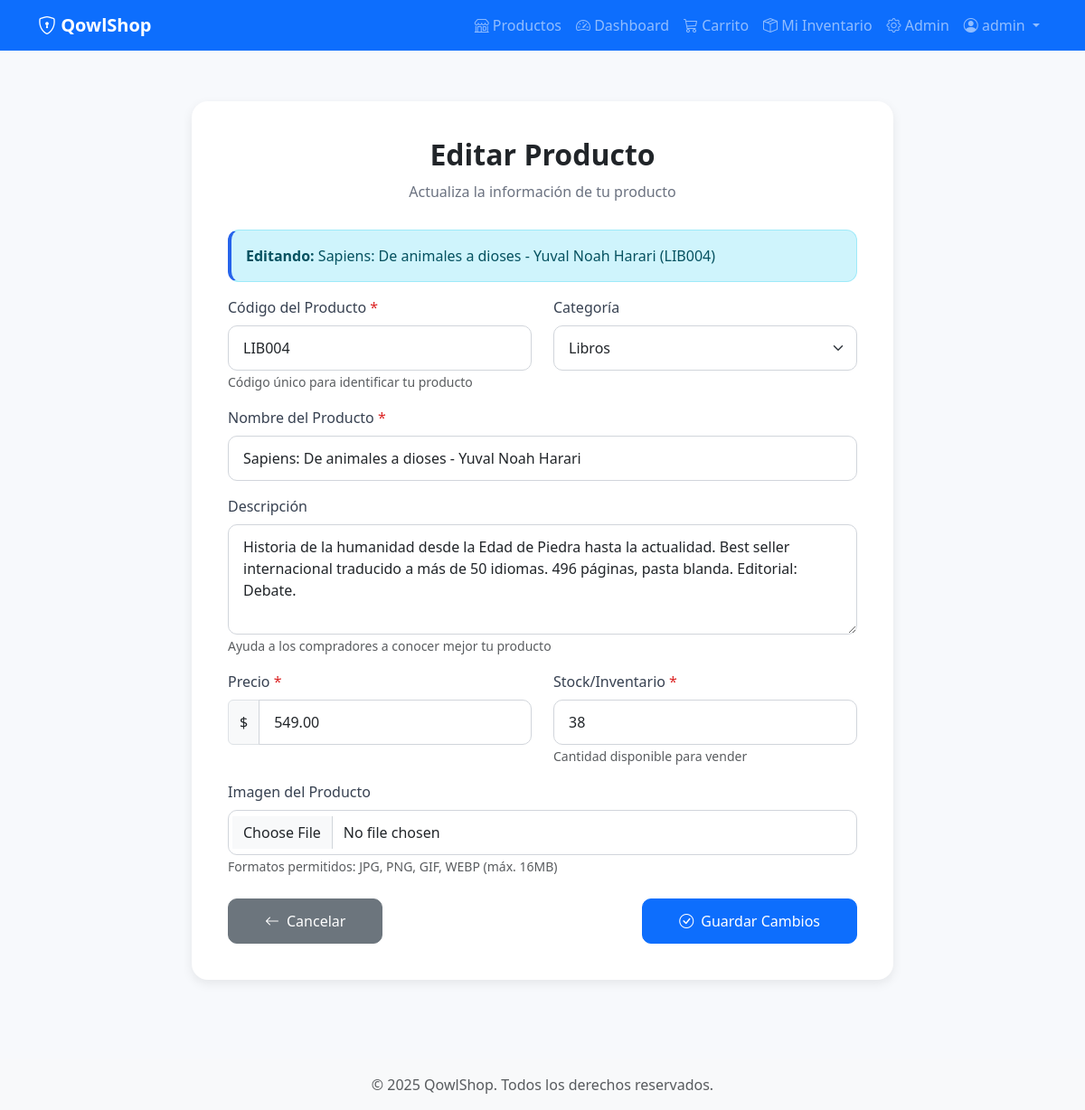
Page /products/20/edit (signed in) on the committed database.
### modules/auth/models.py (models this page shows, shortened)
class User(UserMixin, db.Model):
    __tablename__ = 'users'
    id = db.Column(db.Integer, primary_key=True)
    username = db.Column(db.String(80), unique=True, nullable=False, index=True)
    email = db.Column(db.String(120), unique=True, nullable=False, index=True)
    password_hash = db.Column(db.String(255), nullable=False)
    role = db.Column(db.String(20), nullable=False, default='user')  # user/admin
    is_seller = db.Column(db.Boolean, default=False, nullable=False)  # Puede vender productos
    is_active = db.Column(db.Boolean, default=True, nullable=False)
    created_at = db.Column(db.DateTime, default=datetime.utcnow, nullable=False)
    updated_at = db.Column(db.DateTime, default=datetime.utcnow, onupdate=datetime.utcnow)
    products = db.relationship('Product', back_populates='seller', lazy='dynamic',
                               foreign_keys='Product.seller_id')
    purchases = db.relationship('Order', back_populates='buyer', lazy='dynamic',
                               foreign_keys='Order.buyer_id')
    sales = db.relationship('OrderItem', back_populates='seller', lazy='dynamic',
                           foreign_keys='OrderItem.seller_id')
    cart = db.relationship('Cart', back_populates='user', uselist=False, cascade='all, delete-orphan')
    def is_admin(self):
        return self.role == 'admin'
    def can_sell(self):
        return self.is_seller or self.is_admin()

### modules/products/models.py (models this page shows, shortened)
class Product(db.Model):
    __tablename__ = 'products'
    id = db.Column(db.Integer, primary_key=True)
    code = db.Column(db.String(50), unique=True, nullable=False, index=True)
    name = db.Column(db.String(200), nullable=False, index=True)
    description = db.Column(db.Text)
    price = db.Column(db.Numeric(10, 2), nullable=False, index=True)
    stock = db.Column(db.Integer, nullable=False, default=0)
    image_url = db.Column(db.String(300))
    is_active = db.Column(db.Boolean, default=True, nullable=False)
    seller_id = db.Column(db.Integer, db.ForeignKey('users.id'), nullable=False, index=True)
    category_id = db.Column(db.Integer, db.ForeignKey('categories.id'), nullable=True)
    created_at = db.Column(db.DateTime, default=datetime.utcnow, nullable=False)
    updated_at = db.Column(db.DateTime, default=datetime.utcnow, onupdate=datetime.utcnow)
    __table_args__ = (
        CheckConstraint('price >= 0', name='check_price_positive'),
        CheckConstraint('stock >= 0', name='check_stock_non_negative'),
    )
    seller = db.relationship('User', back_populates='products', foreign_keys=[seller_id])
    category = db.relationship('Category', back_populates='products')
    order_items = db.relationship('OrderItem', back_populates='product', lazy='dynamic')
    cart_items = db.relationship('CartItem', back_populates='product', lazy='dynamic')

### modules/products/routes.py (the view, shortened to what this page needs)
@products_bp.route('/<int:id>/edit', methods=['GET', 'POST'])
@login_required
@seller_required
def edit(id):
    product = Product.query.get_or_404(id)
    if product.seller_id != current_user.id and not current_user.is_admin():
        abort(403)
    form = ProductForm(product=product, obj=product)
    return render_template('products/edit.html', form=form, product=product)

### modules/auth/models.py (called while the page is built)
@login_manager.user_loader
def load_user(user_id):
    return User.query.get(int(user_id))

### modules/products/templates/products/edit.html (shortened to what this page needs)
{% extends "base.html" %}
{% block content %}
<div class="container form-container">
    <div class="form-card">
        <div class="text-center mb-4">
            <h2>Editar Producto</h2>
            <p class="subtitle">Actualiza la información de tu producto</p>
        </div>
        <div class="alert alert-info">
            <strong>Editando:</strong> {{ product.name }} ({{ product.code }})
        </div>
        <form method="POST" enctype="multipart/form-data" novalidate>
            <div class="row">
                <div class="col-md-6 mb-3">
                    <label for="{{ form.code.id }}" class="form-label required-field">
                        {{ form.code.label.text }}
                    </label>
                    {{ form.code(class="form-control" + (" is-invalid" if form.code.errors else ""), placeholder="Ej: PROD001") }}
                    <small class="text-muted">Código único para identificar tu producto</small>
                </div>
                <div class="col-md-6 mb-3">
                    <label for="{{ form.category_id.id }}" class="form-label">
                        {{ form.category_id.label.text }}
                    </label>
                    {{ form.category_id(class="form-select" + (" is-invalid" if form.category_id.errors else "")) }}
                </div>
            </div>
            <div class="mb-3">
                <label for="{{ form.name.id }}" class="form-label required-field">
                    {{ form.name.label.text }}
                </label>
                {{ form.name(class="form-control" + (" is-invalid" if form.name.errors else ""), placeholder="Ej: Laptop HP 15.6 pulgadas") }}
            </div>
            <div class="mb-3">
                <label for="{{ form.description.id }}" class="form-label">
                    {{ form.description.label.text }}
                </label>
                {{ form.description(class="form-control" + (" is-invalid" if form.description.errors else ""), rows="4", placeholder="Describe las características principales de tu producto...") }}
                <small class="text-muted">Ayuda a los compradores a conocer mejor tu producto</small>
            </div>
            <div class="row">
                <div class="col-md-6 mb-3">
                    <label for="{{ form.price.id }}" class="form-label required-field">
                        {{ form.price.label.text }}
                    </label>
                    <div class="input-group">
                        <span class="input-group-text">$</span>
                        {{ form.price(class="form-control" + (" is-invalid" if form.price.errors else ""), placeholder="99.99") }}
                    </div>
                </div>
                <div class="col-md-6 mb-3">
                    <label for="{{ form.stock.id }}" class="form-label required-field">
                        {{ form.stock.label.text }}
                    </label>
                    {{ form.stock(class="form-control" + (" is-invalid" if form.stock.errors else ""), placeholder="10", min="0") }}
                    <small class="text-muted">Cantidad disponible para vender</small>
                </div>
            </div>
            <div class="mb-4">
                <label for="{{ form.image.id }}" class="form-label">
                    {{ form.image.label.text }}
                </label>
                {{ form.image(class="form-control" + (" is-invalid" if form.image.errors else ""), accept="image/*", onchange="previewImage(event)") }}
                <small class="text-muted">
                    {% if product.image_url %}
                        Sube una nueva imagen para reemplazar la actual.
                    {% else %}
                        Formatos permitidos: JPG, PNG, GIF, WEBP (máx. 16MB)
                    {% endif %}
                </small>
            </div>
            <div class="d-flex justify-content-between align-items-center">
                <a href="{{ url_for('products.my_inventory') }}" class="btn btn-secondary">
                    <i class="bi bi-arrow-left me-2"></i>Cancelar
                </a>
                <button type="submit" class="btn btn-primary">
                    <i class="bi bi-check-circle me-2"></i>Guardar Cambios
                </button>
            </div>
        </form>
    </div>
</div>
{% endblock %}

### templates/base.html (shortened to what this page needs)
<!DOCTYPE html>
<html lang="es">
<head>
    <link href="https://cdn.jsdelivr.net/npm/bootstrap@5.3.0/dist/css/bootstrap.min.css" rel="stylesheet">
    <link rel="stylesheet" href="https://cdn.jsdelivr.net/npm/bootstrap-icons@1.10.0/font/bootstrap-icons.css">
</head>
<body>
    <nav class="navbar navbar-expand-lg navbar-dark bg-primary">
        <div class="container">
            <a class="navbar-brand" href="{{ url_for('main.index') }}">
                <i class="bi bi-shield-lock"></i> QowlShop
            </a>
            <div class="collapse navbar-collapse" id="navbarNav">
                <ul class="navbar-nav ms-auto">
                    <li class="nav-item">
                        <a class="nav-link" href="{{ url_for('products.list_products') }}">
                            <i class="bi bi-shop"></i> Productos
                        </a>
                    </li>
                    {% if current_user.is_authenticated %}
                        <li class="nav-item">
                            <a class="nav-link" href="{{ url_for('main.dashboard') }}">
                                <i class="bi bi-speedometer2"></i> Dashboard
                            </a>
                        </li>
                        <li class="nav-item">
                            <a class="nav-link" href="{{ url_for('cart.view_cart') }}">
                                <i class="bi bi-cart3"></i> Carrito
                            </a>
                        </li>
                        {% if current_user.is_seller %}
                        <li class="nav-item">
                            <a class="nav-link" href="{{ url_for('products.my_inventory') }}">
                                <i class="bi bi-box-seam"></i> Mi Inventario
                            </a>
                        </li>
                        {% endif %}
                        {% if current_user.is_admin() %}
                        <li class="nav-item">
                            <a class="nav-link" href="{{ url_for('main.admin_panel') }}">
                                <i class="bi bi-gear"></i> Admin
                            </a>
                        </li>
                        {% endif %}
                        <li class="nav-item dropdown">
                            <a class="nav-link dropdown-toggle" href="#" id="userDropdown" role="button" data-bs-toggle="dropdown">
                                <i class="bi bi-person-circle"></i> {{ current_user.username }}
                            </a>
                        </li>
                    {% endif %}
                </ul>
            </div>
        </div>
    </nav>
    <div class="content">
        {% block content %}{% endblock %}
    </div>
    <footer class="bg-light text-center py-3 mt-5">
        <div class="container">
            <p class="text-muted mb-0">&copy; 2025 QowlShop. Todos los derechos reservados.</p>
        </div>
    </footer>
</body>
</html>

### templates/base.html (style rules this page uses)
body { min-height: 100vh; display: flex; flex-direction: column; }
.content { flex: 1; }
.navbar-brand { font-weight: bold; }
.form-container { max-width: 500px; margin: 50px auto; }

### modules/products/templates/products/edit.html (style rules this page uses)
body { background-color: #f7f9fc; }
.form-container { max-width: 800px; margin: 40px auto; }
.form-card { background: white; border-radius: 18px; box-shadow: 0 4px 12px rgba(0,0,0,0.08); padding: 40px; }
.form-card h2 { font-weight: 600; margin-bottom: 10px; }
.form-card .subtitle { color: #6b7280; margin-bottom: 30px; }
.form-label { font-weight: 500; color: #374151; margin-bottom: 8px; }
.form-control, .form-select { border-radius: 10px; border: 1px solid #d1d5db; padding: 12px 16px; }
.btn-primary { padding: 12px 40px; border-radius: 10px; font-weight: 500; }
.btn-secondary { padding: 12px 40px; border-radius: 10px; font-weight: 500; }
.required-field::after { content: " *"; color: #dc2626; }
.alert-info { border-radius: 12px; border-left: 4px solid #2563eb; }

### rows in the picture
User: username "admin"
Product: name "Sapiens: De animales a dioses - Yuval Noah Harari", code "LIB004", category_id "Libros", description "Historia de la humanidad desde la Edad de Piedra hasta la actualidad. Best seller internacional traducido a más de 50 idiomas. 496 páginas, pasta blanda. Editorial: Debate.", price "549.00", stock "38"
